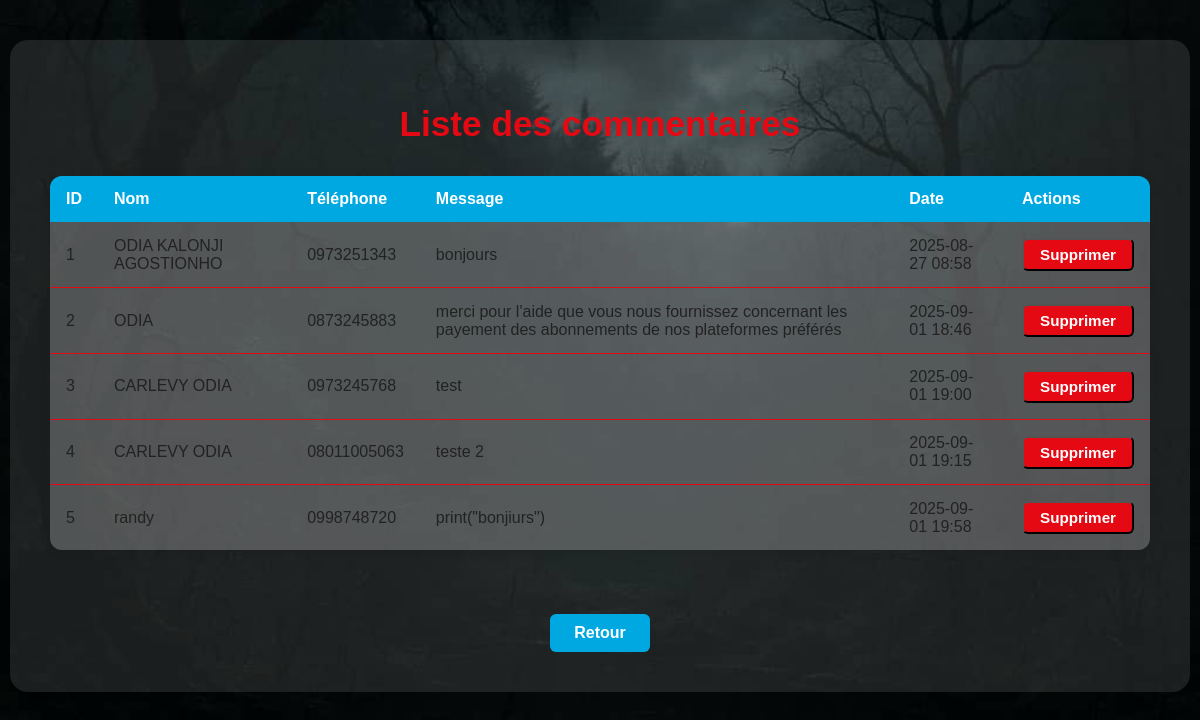
Page /admin/liste_commentaires on the earlier database version.
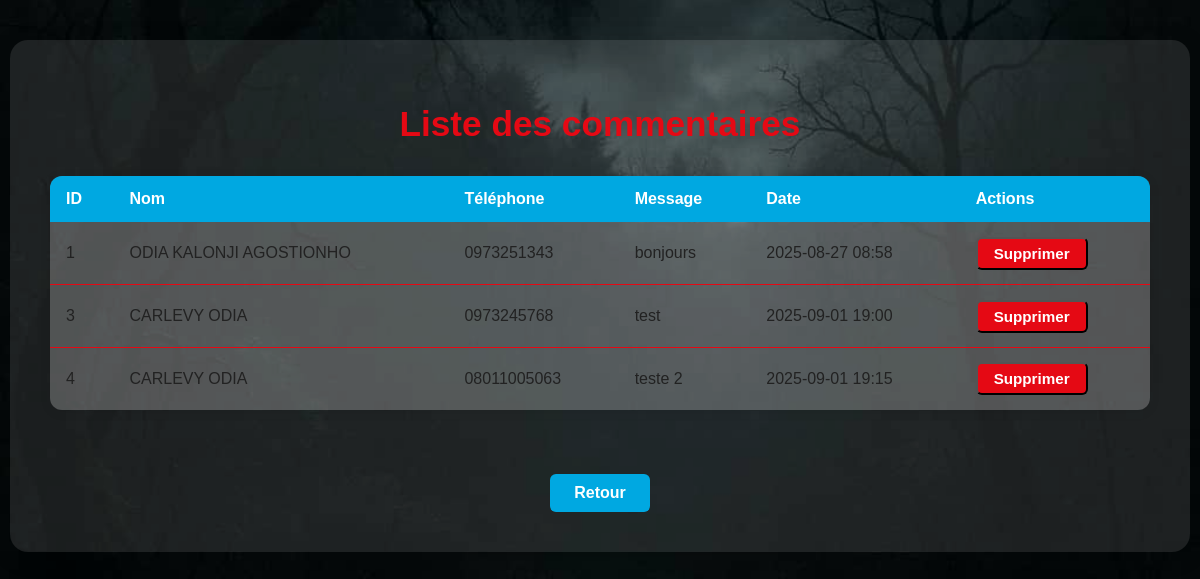
Same page on the later database version.
### app.py (models this page shows)
class Commentaire(db.Model):
    id= db.Column(db.Integer,primary_key=True)
    nom=db.Column(db.String(30),nullable=False)
    tel=db.Column(db.String(30),nullable=False)
    message=db.Column(db.String(500),nullable=False)
    date_post=db.Column(db.DateTime,default=datetime.utcnow)

### app.py (the view)
@app.route("/admin/liste_commentaires")
def liste_commentaires():
    commentaires=Commentaire.query.all()
    return render_template("admin/commentaire.html",commentaires=commentaires)

### templates/admin/commentaire.html (shortened to what this page needs)
<!DOCTYPE html>
<html lang="fr">
<head>
  <link rel="stylesheet" href="{{ url_for('static', filename='css/admin.css') }}">
</head>
<body>
  <div class="admin-container">
    <h1>Liste des commentaires</h1>
    <table class="admin-table">
      <thead>
        <tr>
          <th>ID</th>
          <th>Nom</th>
          <th>Téléphone</th>
          <th>Message</th>
          <th>Date</th>
          <th>Actions</th>
        </tr>
      </thead>
      <tbody>
        {% for commentaire in commentaires %}
            <tr>
            <td>{{ commentaire.id }}</td>
            <td>{{ commentaire.nom }}</td>
            <td>{{ commentaire.tel }}</td>
            <td>{{ commentaire.message }}</td>
            <td>{{ commentaire.date_post.strftime('%Y-%m-%d %H:%M') }}</td>
            <td>
                <form action="{{ url_for('supprimer_commentaire', id=commentaire.id) }}" methods="post">
                    <button type="submit" class="btn-admin">Supprimer</button>
                </form>
            </td>
            </tr>
        {% endfor %}
      </tbody>
    </table>
    <a href="{{ url_for('accueil_admin') }}" class="btn-retour">Retour</a>
  </div>
</body>
</html>

### static/css/admin.css (style rules this page uses)
body { background: url("../image/backgroud.jpg") no-repeat center center/cover; min-height: 100vh; font-family: Arial, sans-serif; margin: 0; }
.admin-container { max-width: 1100px; margin: 40px auto; background: rgba(255,255,255,0.10); border-radius: 18px; padding: 2.5rem; box-shadow: 0 4px 24px rgba(0,0,0,0.15); color: #0a0a0a; text-align: center; }
.admin-container h1 { margin-bottom: 2rem; color: #e50914; font-size: 2.2rem; }
.btn-admin { display: inline-block; padding: 8px 18px; background: #e50914; color: #fff; border-radius: 6px; text-decoration: none; font-weight: bold; transition: background 0.3s; }
.btn-retour { display: inline-block; margin-top: 2rem; padding: 10px 24px; background: #00A8E1; color: #fff; border-radius: 6px; text-decoration: none; font-weight: bold; transition: background 0.3s; }

### templates/admin/commentaire.html (style rules this page uses)
.admin-table { width: 100%; border-collapse: collapse; margin: 2rem 0; background: rgba(255,255,255,0.15); border-radius: 12px; overflow: hidden; box-shadow: 0 2px 12px rgba(0,0,0,0.08); }
.admin-table th, .admin-table td { padding: 0.9rem 1rem; text-align: left; }
.admin-table th { background: #00A8E1; color: #fff; font-weight: bold; font-size: 1rem; }
.admin-table tr { border-bottom: 1px solid #e50914; }
.admin-table tr:last-child { border-bottom: none; }
.admin-table td { background: rgba(255,255,255,0.10); color: #222; }
.btn-admin { display: inline-block; padding: 6px 16px; background: #e50914; color: #fff; border-radius: 6px; text-decoration: none; font-weight: bold; transition: background 0.3s; font-size: 0.95rem; }

Differences in the rows shown:
removed Commentaire: id "2", nom "ODIA", tel "0873245883", message "merci pour l'aide que vous nous fournissez concernant les payement des abonnements de nos plateformes préférés", date_post "2025-09-01 18:46"
removed Commentaire: id "5", nom "randy", tel "0998748720", message "print(\"bonjiurs\")", date_post "2025-09-01 19:58"
